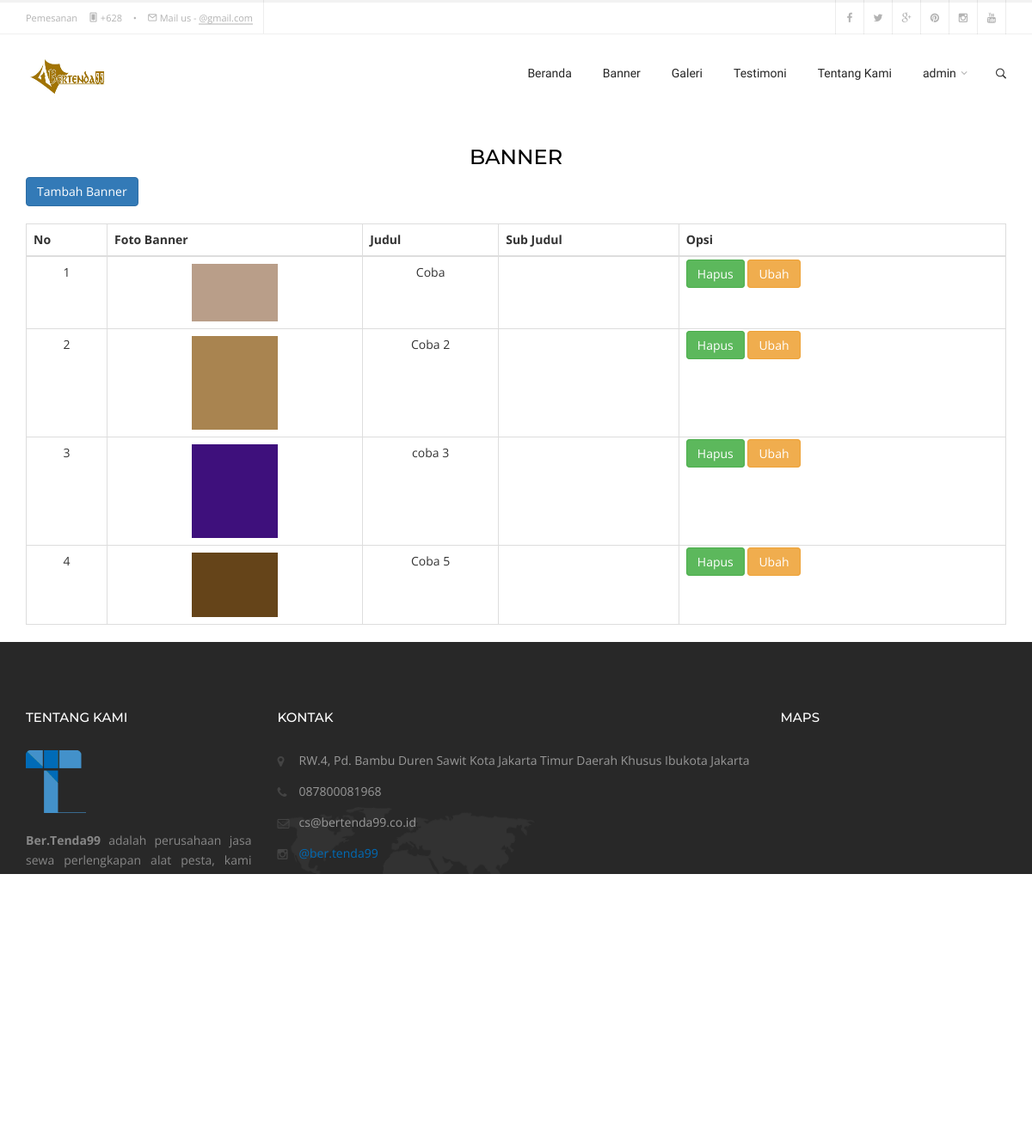
/indexadmin.php?halaman=banner (signed in), run on the app's committed database.
### tables this page shows
CREATE TABLE `banner` (
  `id_banner` int(3) NOT NULL,
  `foto_banner` varchar(20) NOT NULL,
  `judul` varchar(30) NOT NULL,
  `subjudul` varchar(30) NOT NULL
);

CREATE TABLE `about_us` (
  `id_au` int(11) NOT NULL,
  `tentang` text NOT NULL,
  `alamat` text NOT NULL,
  `no_telp` varchar(12) NOT NULL,
  `email` text NOT NULL,
  `instagram` text NOT NULL
);

### admin/banner_admin.php (the view)
<div class="container">
        <h3 class="uppercase text-center">Banner</h3>
<a href="?halaman=tambahbanner" class="btn btn-primary">Tambah Banner</a><br /><br />
<table class="table table-bordered">
  <thead>
    <tr align="center">
    <th>No</th>
    <th>Foto Banner</th>
    <th>Judul</th>
    <th>Sub Judul</th>
    <th>Opsi</th>
    </tr>
  </thead>
  <tbody>
      <?php $nomor=1; ?>
      <?php $ambil=$koneksi->query("SELECT * FROM banner"); ?>
      <?php while($pecah = $ambil->fetch_assoc()){ ?>
    <tr>
      <td align="center"><?php echo $nomor; ?></td>
      <td align="center"><img src="foto/<?php echo $pecah['foto_banner']; ?>" width="100"></td>
      <td align="center"><?php echo $pecah['judul']; ?></td>
      <td align="center"><?php echo $pecah['subjudul'] ?></td>
      <td>
      <a onclick="return confirm('yakin Ingin Menghapus data ?')"  href="?halaman=hapusbanner&id_banner=<?php echo $pecah['id_banner']; ?>" class="btn btn-success">Hapus</a>
      <a href="?halaman=ubahbanner&id_banner=<?php echo $pecah['id_banner']; ?>" class="btn btn-warning">Ubah</a>
      </td>
    </tr>
    <?php $nomor++; ?>
    <?php } ?>
  </tbody>
</table>
</div>

### header_admin.php (shortened to what this page needs)
<!DOCTYPE html>
<html lang="en">
<head>
	<?php
$sql_aboutus = mysqli_query($koneksi, "select * from about_us where id_au =1") or die (mysqli_error());
$data_aboutus = mysqli_fetch_array($sql_aboutus);
$alamatinstagram =(strip_tags($data_aboutus['instagram']));
$instagram = substr($alamatinstagram,1);
?>
	<link rel="stylesheet" href="css/bootstrap.min.css" type="text/css">
	<link rel="stylesheet" href="js/owl-carousel/owl.carousel.css">
	<link rel="stylesheet" href="js/owl-carousel/owl.theme.css">
	<link rel="stylesheet" href="js/owl-carousel/owl.transitions.css">
	<link rel="stylesheet" href="js/rs-plugin/css/settings.css">
	<link rel="stylesheet" href="js/flexslider/flexslider.css">
	<link rel="stylesheet" href="js/isotope/isotope.css">
	<link rel="stylesheet" href="css/jquery-ui.css">
	<link rel="stylesheet" href="js/magnific-popup/magnific-popup.css">
	<link rel="stylesheet" href="css/style.css">
	<link rel="stylesheet" href="css/icomoon/style.css" type="text/css">
	<link rel="stylesheet" href="font-awesome/css/font-awesome.min.css" type="text/css">
	<link rel="stylesheet" href="css/color-scheme/default-blue.css" type="text/css">
</head>
<body>
<div class="outer-wrapper">
	<div id="top-bar" class="hidden-xs hidden-sm">
		<div class="container">
			<div class="row">
				<div class="col-md-12">
					<div class="top-bar-content">
						<p>Pemesanan <span></span><i class="icon-mobile2"></i> +628 <span></span>&bull;<span></span> <i class="icon-mail3"></i> Mail us - <a href="#">@gmail.com</a></p>
					</div>
					<div class="nav-social-icons">
						<ul class="social-icons">
							<li class="facebook">
								<a href="http://facebook.com" target="_blank">
								<i class="fa fa-facebook"></i><i class="fa fa-facebook"></i>
								</a>
							</li>
							<li class="twitter">
								<a href="http://twitter.com" target="_blank">
								<i class="fa fa-twitter"></i>
								</a>
							</li>
							<li class="google-plus">
								<a href="http://google.com" target="_blank">
								<i class="fa fa-google-plus"></i>
								</a>
							</li>
							<li class="pinterest">
								<a href="http://pinterest.com" target="_blank">
								<i class="fa fa-pinterest"></i>
								</a>
							</li>
							<li class="instagram">
								<a href="https://www.instagram.com/<?=$instagram; ?>/" target="_blank">
								<i class="fa fa-instagram"></i>
								</a>
							</li>
							<li class="youtube">
								<a href="http://youtube.com" target="_blank">
								<i class="fa fa-youtube"></i>
								</a>
							</li>
						</ul>
					</div>
				</div>
			</div>
		</div>
	</div>
	<header id="header-main">
		<div class="container">
			<div class="navbar yamm navbar-default">
				<div class="navbar-header">
					<a href="index.php"><img src="foto/logo/LOGO TENDA.jpg" width="100" height="100"></a>
				</div>
				<div class="header-x pull-right">
					<div class="s-search">
						<div class="ss-trigger"><i class="icon-search2"></i></div>
					</div>
				</div>
				<div id="navbar-collapse-1" class="navbar-collapse collapse navbar-right">
					<ul class="nav navbar-nav">
						<li class="nav-item">
							<a class= "nav-link" href="indexadmin.php" >
								Beranda
							</a>
						</li>
						<li class="dropdown">
								<a href="?halaman=banner">
									Banner
								</a>
						<li class="dropdown">
						<a href="?halaman=galeri">
									Galeri
								</a>
								</li>
						<li class="dropdown">
							<a href="?halaman=testimoni">
								Testimoni
							</a>
						</li>
				  		<li class="dropdown">
							<a href="?halaman=aboutus">
								Tentang Kami
							</a>
						</li>
						<li class="dropdown">
							<?php
							$admin_terlogin = @$_SESSION['admin'];
							$sql_admin = mysqli_query($koneksi, "select * from admin where id_admin = '$admin_terlogin'") or die (mysqli_error());
							$data_admin = mysqli_fetch_array($sql_admin);
							?>
							<a href="#" data-toggle="dropdown" class="dropdown-toggle">
								<?php echo $data_admin['username'];?>
								<div class="arrow-up"><i class="fa fa-angle-down"></i></div>
							</a>
						</li>
				  </ul>
				</div>
			</div>
		</div>
	</header>

### footer_admin.php (shortened to what this page needs)
<footer>
		<div class="container">
			<div class="row">
				<div class="col-md-3">
					<h4 class="space30">Tentang Kami</h4>
			    <img src="images/basic/logo-ico.png" class="img-responsive space20" width="70" alt=""/>
					<p align="justify"><?php echo $data_aboutus['tentang']; ?></p>
				</div>
				<div class="col-md-6">
					<h4 class="space30">Kontak</h4>
			  		<ul class="c-info">
						<li><i class="fa fa-map-marker"></i> <?php echo $data_aboutus['alamat']; ?>
						</li>
						<li><i class="fa fa-phone"></i> <?php echo $data_aboutus['no_telp']; ?></li>
						<li><i class="fa fa-envelope-o"></i> <?php echo $data_aboutus['email']; ?></li>
						<li><i class="fa fa-instagram"></i> <a href="https://www.instagram.com/<?=$instagram; ?>/" target="_blank"><?php echo $data_aboutus['instagram']; ?></a></li>
					</ul>
				</div>
				<div class="col-md-3">
					<h4 class="space30">Maps</h4>
				  <iframe src="https://www.google.com/maps/embed?pb=!1m14!1m8!1m3!1d7932.359688391628!2d106.89716908332828!3d-6.240012557285191!3m2!1i1024!2i768!4f13.1!3m3!1m2!1s0x2e69f339ae88d827%3A0x84b171db26e9072e!2sRW.4%2C+Pd.+Bambu%2C+Duren+Sawit%2C+Kota+Jakarta+Timur%2C+Daerah+Khusus+Ibukota+Jakarta!5e0!3m2!1sid!2sid!4v1550053885148" width="700" height="300" frameborder="0" style="border:0" allowfullscreen></iframe>
				</div>
			</div>
		</div>
	</footer>
	<div class="footer-bottom">
		<div class="container">
			<div class="row">
				<div class="col-md-8">
					<p>&copy; Copyright 2015. Trend. Designed by <a href="http://www.ckthemes.com" target="_blank">CK Themes</a></p>
				</div>
				<div class="col-md-4">
					<div class="f-social pull-right">
						<a class="fa fa-twitter" href="#"></a>
						<a class="fa fa-facebook" href="#"></a>
						<a class="fa fa-linkedin" href="#"></a>
						<a class="fa fa-dribbble" href="#"></a>
						<a class="fa fa-google-plus" href="#"></a>
						<a class="fa fa-skype" href="#"></a>
						<a class="fa fa-behance" href="#"></a>
						<a class="fa fa-stumbleupon" href="#"></a>
						<a class="fa fa-rss" href="#"></a>
					</div>
				</div>
			</div>
		</div>
	</div>
</div>
</body>
</html>

### css/icomoon/style.css (style rules this page uses)
[class^="icon-"], [class*=" icon-"] { font-family: 'icomoon'; speak: none; font-style: normal; font-weight: normal; font-variant: normal; text-transform: none; line-height: 1; -webkit-font-smoothing: antialiased; -moz-osx-font-smoothing: grayscale; }
.icon-mobile2:before { content: "\e609"; }
.icon-search2:before { content: "\e611"; }
.icon-mail3:before { content: "\e066"; }

### css/color-scheme/default-blue.css (style rules this page uses)
a { color: #006bb7; }

### data on the page
banner: foto_banner (picture), judul "Coba"
banner: foto_banner (picture), judul "Coba 2"
banner: foto_banner (picture), judul "coba 3"
banner: foto_banner (picture), judul "Coba 5"
about_us: tentang "Ber.Tenda99 adalah perusahaan jasa sewa perlengkapan alat pesta, kami menyediakan Tenda, Panggung, Sound Musik, Kursi, Meja, AC Standing, Misty Van dan lain-lain. Perusahaan kami senantiasa memberikan layanan terbaik dan selalu mengutamakan kepuasan klien. Hingga saat ini kami sudah memiliki ratusan klien dan partner.", alamat "RW.4, Pd. Bambu Duren Sawit Kota Jakarta Timur Daerah Khusus Ibukota Jakarta", no_telp "087800081968", email "cs@bertenda99.co.id", instagram "@ber.tenda99"

### other printed values
$data_admin['username'] "admin"
